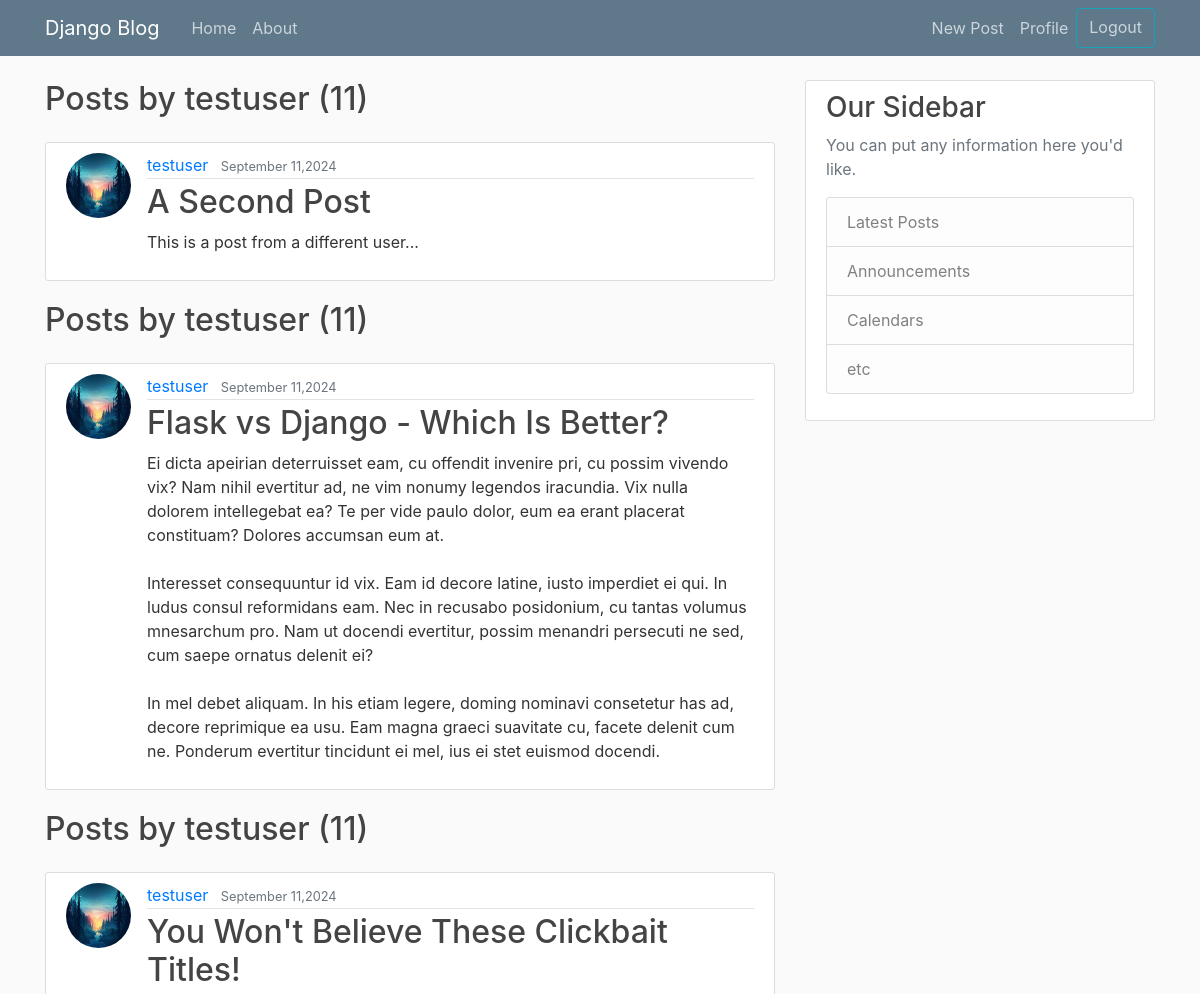
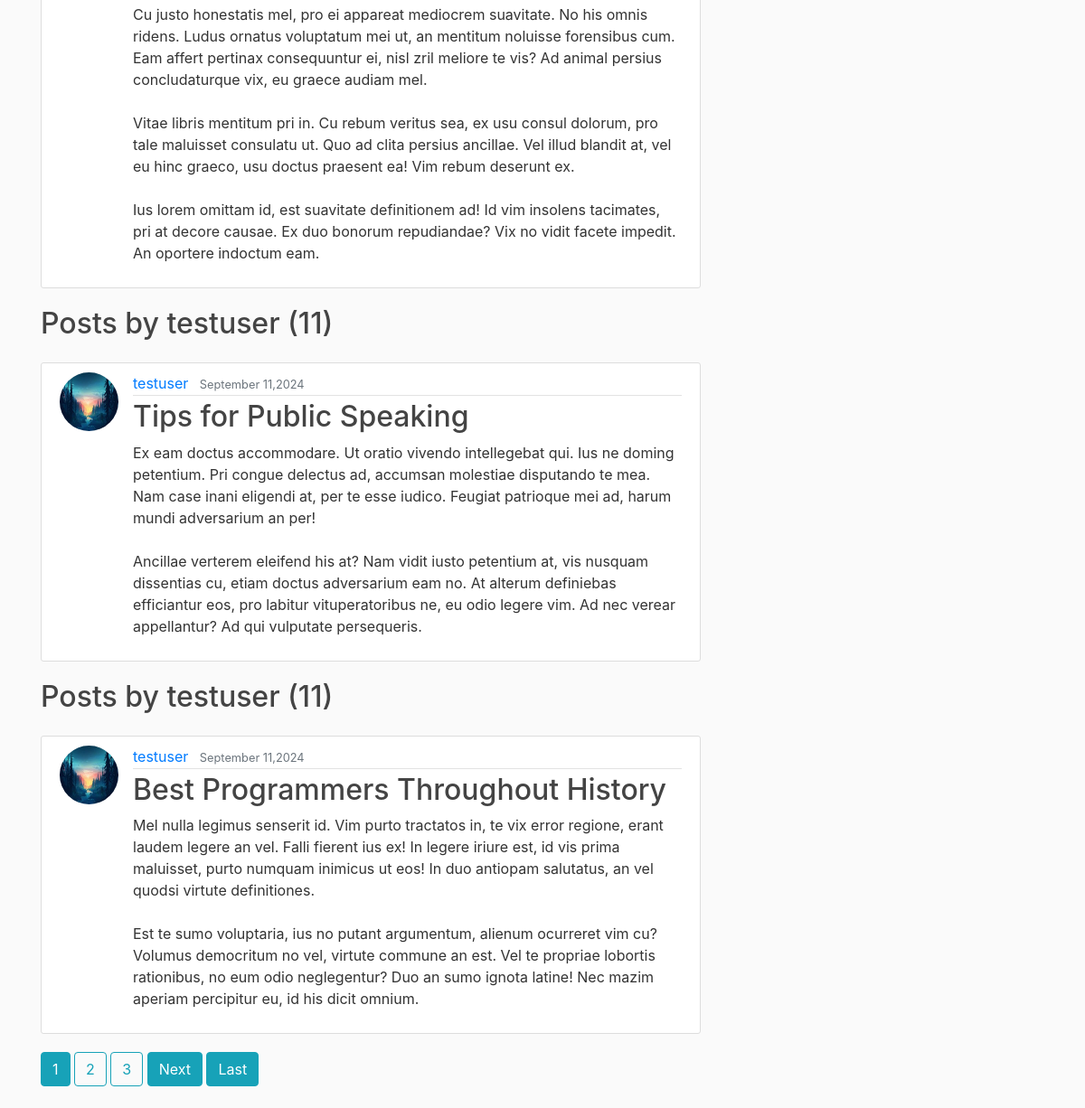
Page /user/testuser (signed in) on the committed database (2 pictures, top to bottom).
### blog/models.py (models this page shows, shortened)
class Post(models.Model):
    title = models.CharField(max_length=100)
    content = models.TextField()
    date_posted  = models.DateField(default=timezone.now)
    author = models.ForeignKey(User, on_delete=models.CASCADE)

### users/models.py (models this page shows, shortened)
class Profile(models.Model):
    user = models.OneToOneField(User, on_delete=models.CASCADE)
    image = models.ImageField(default="profile_pics/defualt.jpeg", upload_to="profile_pics")

### blog/views.py (the view)
# urls.py: path("user/<str:username>", UserPostListview.as_view(), name="user-posts"),
class UserPostListview(ListView):
    model = Post
    template_name = "blog/user_posts.html/" #defualt blog/post_list.html, pattern: <app>/<Model>_<view_type>/
    context_object_name = "posts"
    paginate_by = 5
    def get_queryset(self):
        user = get_object_or_404(User, username=self.kwargs.get("username"))
        return Post.objects.filter(author=user).order_by("-date_posted")

### blog/templates/blog/user_posts.html (shortened to what this page needs)
{% extends "blog/base.html" %}
{% block content %}
  {% for post in posts %}
  <h2 class="mb-4">Posts by {{post.author.username}} ({{page_obj.paginator.count}})</h2>
  <article class="media content-section">
    <img class="rounded-circle article-img" src="{{ post.author.profile.image.url }}">
      <div class="media-body">
        <div class="article-metadata">
          <a class="mr-2" href="{% url 'user-posts' post.author %}">{{ post.author }}</a>
          <small class="text-muted">{{ post.date_posted|date:"F d,Y"}}</small>
        </div>
        <h2><a class="article-title" href="{% url 'post-detail' post.id %}">{{ post.title }}</a></h2>
        <p class="article-content">{{ post.content }}</p>
      </div>
  </article>
  {% endfor%}
  {% if is_paginated %}
    {% for num in page_obj.paginator.page_range %}
      {% if page_obj.number == num %}
        <a class="btn btn-info mb-4" href="?page={{ num }}">{{ num }}</a>
      {% elif num > page_obj.number|add:'-3' and num < page_obj.number|add:'3' %}
        <a class="btn btn-outline-info mb-4" href="?page={{ num }}">{{ num }}</a>
      {% endif %}
    {% endfor %}
    {% if page_obj.has_next %}
      <a class="btn btn-info mb-4" href="?page={{page_obj.next_page_number}}">Next</a>
      <a class="btn btn-info mb-4" href="?page={{page_obj.paginator.num_pages}}">Last</a>
    {% endif %}
  {% endif %}
{% endblock content %}

### blog/static/blog/main.css (style rules this page uses)
body { background: #fafafa; color: #333333; margin-top: 5rem; }
h1, h2, h3, h4, h5, h6 { color: #444444; }
.content-section { background: #ffffff; padding: 10px 20px; border: 1px solid #dddddd; border-radius: 3px; margin-bottom: 20px; }
.article-title { color: #444444; }
.article-content { white-space: pre-line; }
.article-img { height: 65px; width: 65px; margin-right: 16px; }
.article-metadata { padding-bottom: 1px; margin-bottom: 4px; border-bottom: 1px solid #e3e3e3 }

### rows in the picture
Post: author.username "testuser", paginator.count "11", author.profile.image (picture), author "testuser", date_posted "September 11,2024", title "A Second Post", content "This is a post from a different user..."
Post: author.username "testuser", paginator.count "11", author.profile.image (picture), author "testuser", date_posted "September 11,2024", title "Flask vs Django - Which Is Better?", content "Ei dicta apeirian deterruisset eam, cu offendit invenire pri, cu possim vivendo vix? Nam nihil evertitur ad, ne vim nonumy legendos iracundia. Vix nulla dolorem intellegebat ea? Te per vide paulo dolor, eum ea erant placerat constituam? Dolores accumsan eum at. Interesset consequuntur id vix. Eam id decore latine, iusto imperdiet ei qui. In ludus consul reformidans eam. Nec in recusabo posidonium, cu tantas volumus mnesarchum pro. Nam ut docendi evertitur, possim menandri persecuti ne sed, cum saepe ornatus delenit ei? In mel debet aliquam. In his etiam legere, doming nominavi consetetur has ad, decore reprimique ea usu. Eam magna graeci suavitate cu, facete delenit cum ne. Ponderum…"
Post: author.username "testuser", paginator.count "11", author.profile.image (picture), author "testuser", date_posted "September 11,2024", title "You Won't Believe These Clickbait Titles!", content "Cu justo honestatis mel, pro ei appareat mediocrem suavitate. No his omnis ridens. Ludus ornatus voluptatum mei ut, an mentitum noluisse forensibus cum. Eam affert pertinax consequuntur ei, nisl zril meliore te vis? Ad animal persius concludaturque vix, eu graece audiam mel. Vitae libris mentitum pri in. Cu rebum veritus sea, ex usu consul dolorum, pro tale maluisset consulatu ut. Quo ad clita persius ancillae. Vel illud blandit at, vel eu hinc graeco, usu doctus praesent ea! Vim rebum deserunt ex. Ius lorem omittam id, est suavitate definitionem ad! Id vim insolens tacimates, pri at decore causae. Ex duo bonorum repudiandae? Vix no vidit facete impedit. An oportere indoctum eam."
Post: author.username "testuser", paginator.count "11", author.profile.image (picture), author "testuser", date_posted "September 11,2024", title "Tips for Public Speaking", content "Ex eam doctus accommodare. Ut oratio vivendo intellegebat qui. Ius ne doming petentium. Pri congue delectus ad, accumsan molestiae disputando te mea. Nam case inani eligendi at, per te esse iudico. Feugiat patrioque mei ad, harum mundi adversarium an per! Ancillae verterem eleifend his at? Nam vidit iusto petentium at, vis nusquam dissentias cu, etiam doctus adversarium eam no. At alterum definiebas efficiantur eos, pro labitur vituperatoribus ne, eu odio legere vim. Ad nec verear appellantur? Ad qui vulputate persequeris."
Post: author.username "testuser", paginator.count "11", author.profile.image (picture), author "testuser", date_posted "September 11,2024", title "Best Programmers Throughout History", content "Mel nulla legimus senserit id. Vim purto tractatos in, te vix error regione, erant laudem legere an vel. Falli fierent ius ex! In legere iriure est, id vis prima maluisset, purto numquam inimicus ut eos! In duo antiopam salutatus, an vel quodsi virtute definitiones. Est te sumo voluptaria, ius no putant argumentum, alienum ocurreret vim cu? Volumus democritum no vel, virtute commune an est. Vel te propriae lobortis rationibus, no eum odio neglegentur? Duo an sumo ignota latine! Nec mazim aperiam percipitur eu, id his dicit omnium."

### other values in the picture
{{ num }} "1"
{{ num }} "2" "3"
